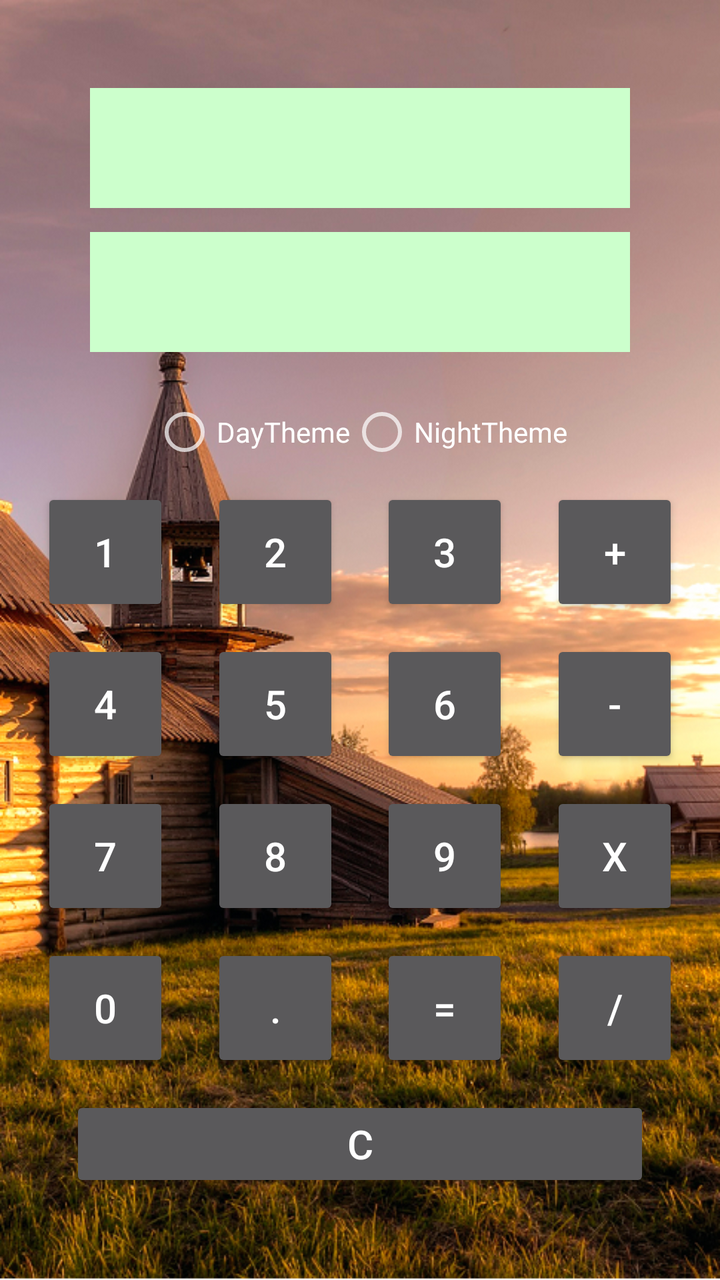
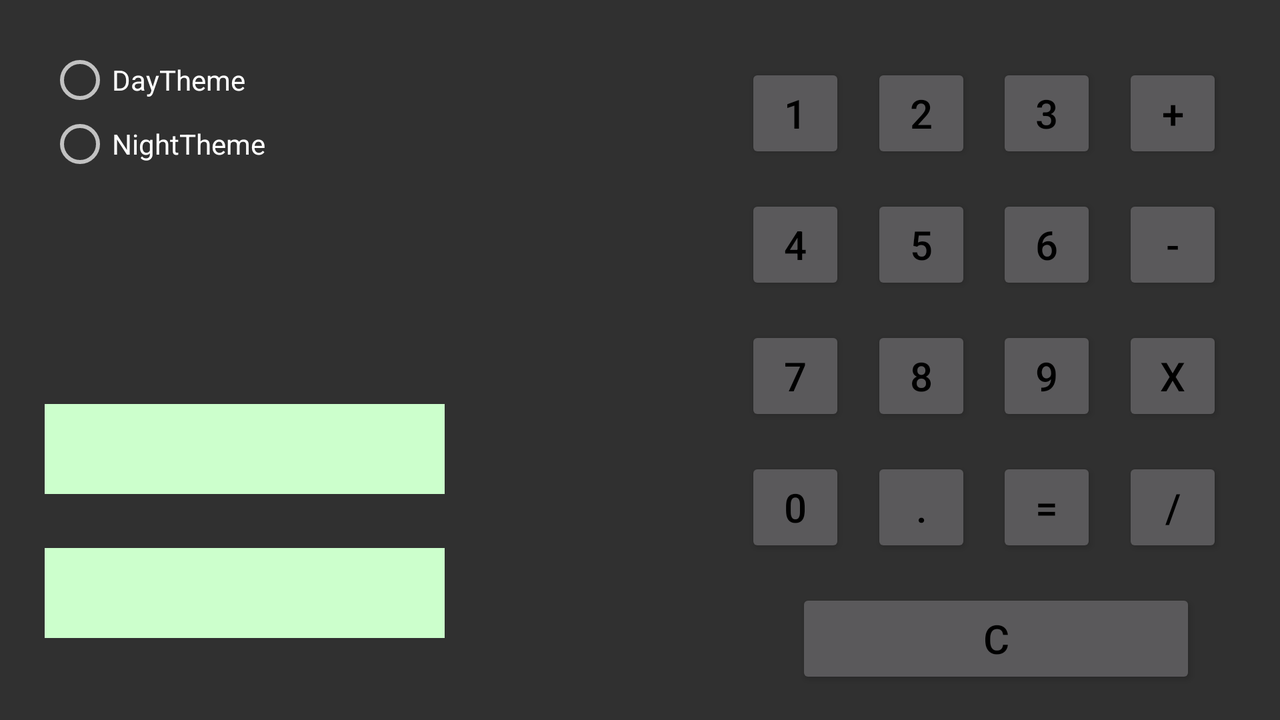

Two renders of one Android screen. The first uses the default layout on a phone; the second uses the alternative layout the repository ships for a different screen configuration, on a matching device. The two XML files are below.
<!-- AndroidManifest.xml: application theme Theme.Design.NoActionBar -->
<!-- res/layout/activity_main.xml -->
<?xml version="1.0" encoding="utf-8"?>
<androidx.constraintlayout.widget.ConstraintLayout xmlns:android="http://schemas.android.com/apk/res/android"
    xmlns:app="http://schemas.android.com/apk/res-auto"
    xmlns:tools="http://schemas.android.com/tools"
    android:layout_width="match_parent"
    android:layout_height="match_parent"
    android:background="@drawable/kizhi"
    tools:context=".MainActivity">


    <TextView
        android:id="@+id/calcDisplayInput"
        android:layout_width="270dp"
        android:layout_height="60dp"
        android:layout_marginTop="32dp"
        android:background="#CCFFCC"
        android:gravity="end|bottom"
        android:textSize="@dimen/displayTextSize"
        app:layout_constraintBottom_toTopOf="@+id/calcDisplayResult"
        app:layout_constraintEnd_toEndOf="parent"
        app:layout_constraintStart_toStartOf="parent"
        app:layout_constraintTop_toTopOf="parent"
        app:layout_constraintVertical_bias="0.52"
        />

    <androidx.appcompat.widget.AppCompatButton
        android:id="@+id/buttonMinus"
        android:layout_width="@dimen/buttonSize"
        android:layout_height="@dimen/buttonSize"
        android:text="@string/buttonMinus"
        android:textSize="@dimen/ButtonTextSize"
        app:layout_constraintBottom_toTopOf="@+id/buttonUmnozh"
        app:layout_constraintEnd_toEndOf="parent"
        app:layout_constraintHorizontal_bias="0.5"
        app:layout_constraintStart_toEndOf="@+id/button6"
        app:layout_constraintTop_toBottomOf="@+id/buttonPlus" />

    <androidx.appcompat.widget.AppCompatButton
        android:id="@+id/button8"
        android:layout_width="@dimen/buttonSize"
        android:layout_height="@dimen/buttonSize"
        android:text="@string/button8"
        android:textSize="@dimen/ButtonTextSize"
        app:layout_constraintBottom_toTopOf="@+id/buttonDot"
        app:layout_constraintEnd_toStartOf="@+id/button9"
        app:layout_constraintHorizontal_bias="0.5"
        app:layout_constraintStart_toEndOf="@+id/button7"
        app:layout_constraintTop_toBottomOf="@+id/button5" />

    <androidx.appcompat.widget.AppCompatButton
        android:id="@+id/buttonDelenie"
        android:layout_width="@dimen/buttonSize"
        android:layout_height="@dimen/buttonSize"
        android:text="@string/buttonDelenie"
        android:textSize="@dimen/ButtonTextSize"
        app:layout_constraintBottom_toTopOf="@+id/buttonSbros"
        app:layout_constraintEnd_toEndOf="parent"
        app:layout_constraintHorizontal_bias="0.5"
        app:layout_constraintStart_toEndOf="@+id/buttonRavno"
        app:layout_constraintTop_toBottomOf="@+id/buttonUmnozh" />

    <androidx.appcompat.widget.AppCompatButton
        android:id="@+id/button1"
        android:layout_width="@dimen/buttonSize"
        android:layout_height="@dimen/buttonSize"
        android:layout_marginTop="56dp"
        android:text="@string/button1"
        android:textSize="@dimen/ButtonTextSize"
        app:layout_constraintBottom_toTopOf="@+id/button4"
        app:layout_constraintEnd_toStartOf="@+id/button2"
        app:layout_constraintHorizontal_bias="0.5"
        app:layout_constraintStart_toStartOf="parent"
        app:layout_constraintTop_toBottomOf="@+id/calcDisplayResult" />

    <androidx.appcompat.widget.AppCompatButton
        android:id="@+id/buttonSbros"
        android:layout_width="290dp"
        android:layout_height="wrap_content"
        android:layout_marginBottom="32dp"
        android:text="@string/buttonSbros"
        android:textSize="@dimen/ButtonTextSize"
        app:layout_constraintBottom_toBottomOf="parent"
        app:layout_constraintEnd_toEndOf="parent"
        app:layout_constraintStart_toStartOf="parent"
        app:layout_constraintTop_toBottomOf="@+id/buttonDelenie" />

    <androidx.appcompat.widget.AppCompatButton
        android:id="@+id/buttonUmnozh"
        android:layout_width="@dimen/buttonSize"
        android:layout_height="@dimen/buttonSize"
        android:text="@string/buttonUmnozh"
        android:textSize="@dimen/ButtonTextSize"
        app:layout_constraintBottom_toTopOf="@+id/buttonDelenie"
        app:layout_constraintEnd_toEndOf="parent"
        app:layout_constraintHorizontal_bias="0.5"
        app:layout_constraintStart_toEndOf="@+id/button9"
        app:layout_constraintTop_toBottomOf="@+id/buttonMinus" />

    <androidx.appcompat.widget.AppCompatButton
        android:id="@+id/button2"
        android:layout_width="@dimen/buttonSize"
        android:layout_height="@dimen/buttonSize"
        android:layout_marginTop="56dp"
        android:text="@string/button2"
        android:textSize="@dimen/ButtonTextSize"
        app:layout_constraintBottom_toTopOf="@+id/button5"
        app:layout_constraintEnd_toStartOf="@+id/button3"
        app:layout_constraintHorizontal_bias="0.5"
        app:layout_constraintStart_toEndOf="@+id/button1"
        app:layout_constraintTop_toBottomOf="@+id/calcDisplayResult" />

    <androidx.appcompat.widget.AppCompatButton
        android:id="@+id/button0"
        android:layout_width="@dimen/buttonSize"
        android:layout_height="@dimen/buttonSize"
        android:text="@string/button0"
        android:textSize="@dimen/ButtonTextSize"
        app:layout_constraintBottom_toTopOf="@+id/buttonSbros"
        app:layout_constraintEnd_toStartOf="@+id/buttonDot"
        app:layout_constraintHorizontal_bias="0.5"
        app:layout_constraintStart_toStartOf="parent"
        app:layout_constraintTop_toBottomOf="@+id/button7" />

    <androidx.appcompat.widget.AppCompatButton
        android:id="@+id/button4"
        android:layout_width="@dimen/buttonSize"
        android:layout_height="@dimen/buttonSize"
        android:text="@string/button4"
        android:textSize="@dimen/ButtonTextSize"
        app:layout_constraintBottom_toTopOf="@+id/button7"
        app:layout_constraintEnd_toStartOf="@+id/button5"
        app:layout_constraintHorizontal_bias="0.5"
        app:layout_constraintStart_toStartOf="parent"
        app:layout_constraintTop_toBottomOf="@+id/button1" />

    <androidx.appcompat.widget.AppCompatButton
        android:id="@+id/button9"
        android:layout_width="@dimen/buttonSize"
        android:layout_height="@dimen/buttonSize"
        android:text="@string/button9"
        android:textSize="@dimen/ButtonTextSize"
        app:layout_constraintBottom_toTopOf="@+id/buttonRavno"
        app:layout_constraintEnd_toStartOf="@+id/buttonUmnozh"
        app:layout_constraintHorizontal_bias="0.5"
        app:layout_constraintStart_toEndOf="@+id/button8"
        app:layout_constraintTop_toBottomOf="@+id/button6" />

    <androidx.appcompat.widget.AppCompatButton
        android:id="@+id/button5"
        android:layout_width="@dimen/buttonSize"
        android:layout_height="@dimen/buttonSize"
        android:text="@string/button5"
        android:textSize="@dimen/ButtonTextSize"
        app:layout_constraintBottom_toTopOf="@+id/button8"
        app:layout_constraintEnd_toStartOf="@+id/button6"
        app:layout_constraintHorizontal_bias="0.5"
        app:layout_constraintStart_toEndOf="@+id/button4"
        app:layout_constraintTop_toBottomOf="@+id/button2" />

    <TextView
        android:id="@+id/calcDisplayResult"
        android:layout_width="270dp"
        android:layout_height="60dp"
        android:background="#CCFFCC"
        android:gravity="end|bottom"
        android:textColor="@color/black"
        android:textSize="@dimen/displayTextSize"
        app:layout_constraintBottom_toTopOf="@+id/buttonPlus"
        app:layout_constraintEnd_toEndOf="parent"
        app:layout_constraintStart_toStartOf="parent"
        app:layout_constraintTop_toBottomOf="@+id/calcDisplayInput" />

    <androidx.appcompat.widget.AppCompatButton
        android:id="@+id/button3"
        android:layout_width="@dimen/buttonSize"
        android:layout_height="@dimen/buttonSize"
        android:layout_marginTop="56dp"
        android:text="@string/button3"
        android:textSize="@dimen/ButtonTextSize"
        app:layout_constraintBottom_toTopOf="@+id/button6"
        app:layout_constraintEnd_toStartOf="@+id/buttonPlus"
        app:layout_constraintHorizontal_bias="0.5"
        app:layout_constraintStart_toEndOf="@+id/button2"
        app:layout_constraintTop_toBottomOf="@+id/calcDisplayResult" />

    <androidx.appcompat.widget.AppCompatButton
        android:id="@+id/buttonRavno"
        android:layout_width="@dimen/buttonSize"
        android:layout_height="@dimen/buttonSize"
        android:text="@string/buttonRavno"
        android:textSize="@dimen/ButtonTextSize"
        app:layout_constraintBottom_toTopOf="@+id/buttonSbros"
        app:layout_constraintEnd_toStartOf="@+id/buttonDelenie"
        app:layout_constraintHorizontal_bias="0.5"
        app:layout_constraintStart_toEndOf="@+id/buttonDot"
        app:layout_constraintTop_toBottomOf="@+id/button9" />

    <androidx.appcompat.widget.AppCompatButton
        android:id="@+id/buttonPlus"
        android:layout_width="@dimen/buttonSize"
        android:layout_height="@dimen/buttonSize"
        android:layout_marginTop="56dp"
        android:text="@string/buttonPlus"
        android:textSize="@dimen/ButtonTextSize"
        app:layout_constraintBottom_toTopOf="@+id/buttonMinus"
        app:layout_constraintEnd_toEndOf="parent"
        app:layout_constraintHorizontal_bias="0.5"
        app:layout_constraintStart_toEndOf="@+id/button3"
        app:layout_constraintTop_toBottomOf="@+id/calcDisplayResult" />

    <androidx.appcompat.widget.AppCompatButton
        android:id="@+id/button6"
        android:layout_width="@dimen/buttonSize"
        android:layout_height="@dimen/buttonSize"
        android:text="@string/button6"
        android:textSize="@dimen/ButtonTextSize"
        app:layout_constraintBottom_toTopOf="@+id/button9"
        app:layout_constraintEnd_toStartOf="@+id/buttonMinus"
        app:layout_constraintHorizontal_bias="0.5"
        app:layout_constraintStart_toEndOf="@+id/button5"
        app:layout_constraintTop_toBottomOf="@+id/button3" />

    <androidx.appcompat.widget.AppCompatButton
        android:id="@+id/button7"
        android:layout_width="@dimen/buttonSize"
        android:layout_height="@dimen/buttonSize"
        android:text="@string/button7"
        android:textSize="@dimen/ButtonTextSize"
        app:layout_constraintBottom_toTopOf="@+id/button0"
        app:layout_constraintEnd_toStartOf="@+id/button8"
        app:layout_constraintHorizontal_bias="0.5"
        app:layout_constraintStart_toStartOf="parent"
        app:layout_constraintTop_toBottomOf="@+id/button4" />

    <androidx.appcompat.widget.AppCompatButton
        android:id="@+id/buttonDot"
        android:layout_width="@dimen/buttonSize"
        android:layout_height="@dimen/buttonSize"
        android:text="@string/buttonDot"
        android:textSize="@dimen/ButtonTextSize"
        app:layout_constraintBottom_toTopOf="@+id/buttonSbros"
        app:layout_constraintEnd_toStartOf="@+id/buttonRavno"
        app:layout_constraintHorizontal_bias="0.5"
        app:layout_constraintStart_toEndOf="@+id/button0"
        app:layout_constraintTop_toBottomOf="@+id/button8" />

    <RadioGroup
        android:id="@+id/radioGroup"
        android:layout_width="wrap_content"
        android:layout_height="wrap_content"
        android:layout_marginTop="24dp"
        android:orientation="horizontal"
        app:layout_constraintEnd_toEndOf="parent"
        app:layout_constraintStart_toStartOf="parent"
        app:layout_constraintTop_toBottomOf="@+id/calcDisplayResult">

        <RadioButton
            android:id="@+id/dayThemeRadio"
            android:layout_width="match_parent"
            android:layout_height="wrap_content"
            android:text="DayTheme"
            android:textSize="14sp" />

        <RadioButton
            android:id="@+id/nightThemeRadio"
            android:layout_width="match_parent"
            android:layout_height="wrap_content"
            android:text="NightTheme"
            android:textSize="14sp" />
    </RadioGroup>


</androidx.constraintlayout.widget.ConstraintLayout>
<!-- resources referenced by this layout -->
<resources>
  <color name="black">#FF000000</color>
  <dimen name="ButtonTextSize">20sp</dimen>
  <dimen name="buttonSize">64dp</dimen>
  <dimen name="displayTextSize">40dp</dimen>
  <!-- drawable kizhi: png bitmap (drawable, 746864 bytes) -->
  <string name="button0">0</string>
  <string name="button1">1</string>
  <string name="button2">2</string>
  <string name="button3">3</string>
  <string name="button4">4</string>
  <string name="button5">5</string>
  <string name="button6">6</string>
  <string name="button7">7</string>
  <string name="button8">8</string>
  <string name="button9">9</string>
  <string name="buttonDelenie">/</string>
  <string name="buttonDot">.</string>
  <string name="buttonMinus">-</string>
  <string name="buttonPlus">+</string>
  <string name="buttonRavno">=</string>
  <string name="buttonSbros">C</string>
  <string name="buttonUmnozh">x</string>
</resources>
<!-- res/layout-land/activity_main.xml (the author's variant of the layout above) -->
<!-- drawn on the phone turned sideways -->
<?xml version="1.0" encoding="utf-8"?>
<androidx.constraintlayout.widget.ConstraintLayout xmlns:android="http://schemas.android.com/apk/res/android"
    xmlns:app="http://schemas.android.com/apk/res-auto"
    xmlns:tools="http://schemas.android.com/tools"
    android:layout_width="match_parent"
    android:layout_height="match_parent"
    android:background="@drawable/kizhilandscape"
    tools:context=".MainActivity">


    <TextView
        android:id="@+id/calcDisplayInput"
        android:layout_width="200dp"
        android:layout_height="45dp"
        android:layout_marginStart="8dp"
        android:layout_marginBottom="14dp"
        android:background="#CCFFCC"
        android:gravity="end|bottom"
        android:textColor="@color/black"
        android:textSize="@dimen/displayTextSize"
        app:layout_constraintBottom_toBottomOf="parent"
        app:layout_constraintEnd_toStartOf="@+id/button0"
        app:layout_constraintHorizontal_bias="0.087"
        app:layout_constraintStart_toStartOf="parent"
        app:layout_constraintTop_toBottomOf="@+id/calcDisplayResult" />

    <Button
        android:id="@+id/button1"
        android:layout_width="50dp"
        android:layout_height="50dp"
        android:layout_marginStart="360dp"
        android:layout_marginTop="16dp"
        android:text="@string/button1"
        android:textColor="@color/black"
        android:textSize="@dimen/ButtonTextSize"
        app:layout_constraintBottom_toTopOf="@+id/button4"
        app:layout_constraintEnd_toStartOf="@+id/button2"
        app:layout_constraintHorizontal_bias="0.5"
        app:layout_constraintStart_toStartOf="parent"
        app:layout_constraintTop_toTopOf="parent" />

    <Button
        android:id="@+id/buttonPlus"
        android:layout_width="50dp"
        android:layout_height="50dp"
        android:layout_marginTop="16dp"
        android:layout_marginEnd="16dp"
        android:text="@string/buttonPlus"
        android:textColor="@color/black"
        android:textSize="@dimen/ButtonTextSize"
        app:layout_constraintBottom_toTopOf="@+id/buttonMinus"
        app:layout_constraintEnd_toEndOf="parent"
        app:layout_constraintHorizontal_bias="0.5"
        app:layout_constraintStart_toEndOf="@+id/button3"
        app:layout_constraintTop_toTopOf="parent" />

    <Button
        android:id="@+id/button5"
        android:layout_width="50dp"
        android:layout_height="50dp"
        android:text="@string/button5"
        android:textColor="@color/black"
        android:textSize="@dimen/ButtonTextSize"
        app:layout_constraintBottom_toTopOf="@+id/button8"
        app:layout_constraintEnd_toStartOf="@+id/button6"
        app:layout_constraintHorizontal_bias="0.5"
        app:layout_constraintStart_toEndOf="@+id/button4"
        app:layout_constraintTop_toBottomOf="@+id/button2" />

    <Button
        android:id="@+id/button9"
        android:layout_width="50dp"
        android:layout_height="50dp"
        android:text="@string/button9"
        android:textColor="@color/black"
        android:textSize="@dimen/ButtonTextSize"
        app:layout_constraintBottom_toTopOf="@+id/buttonRavno"
        app:layout_constraintEnd_toStartOf="@+id/buttonUmnozh"
        app:layout_constraintHorizontal_bias="0.5"
        app:layout_constraintStart_toEndOf="@+id/button8"
        app:layout_constraintTop_toBottomOf="@+id/button6" />

    <Button
        android:id="@+id/button3"
        android:layout_width="50dp"
        android:layout_height="50dp"
        android:layout_marginTop="16dp"
        android:text="@string/button3"
        android:textColor="@color/black"
        android:textSize="@dimen/ButtonTextSize"
        app:layout_constraintBottom_toTopOf="@+id/button6"
        app:layout_constraintEnd_toStartOf="@+id/buttonPlus"
        app:layout_constraintHorizontal_bias="0.5"
        app:layout_constraintStart_toEndOf="@+id/button2"
        app:layout_constraintTop_toTopOf="parent" />

    <Button
        android:id="@+id/button0"
        android:layout_width="50dp"
        android:layout_height="50dp"
        android:layout_marginStart="360dp"
        android:text="@string/button0"
        android:textColor="@color/black"
        android:textSize="@dimen/ButtonTextSize"
        app:layout_constraintBottom_toTopOf="@+id/buttonSbros"
        app:layout_constraintEnd_toStartOf="@+id/buttonDot"
        app:layout_constraintHorizontal_bias="0.5"
        app:layout_constraintStart_toStartOf="parent"
        app:layout_constraintTop_toBottomOf="@+id/button7" />

    <Button
        android:id="@+id/button8"
        android:layout_width="50dp"
        android:layout_height="50dp"
        android:text="@string/button8"
        android:textColor="@color/black"
        android:textSize="@dimen/ButtonTextSize"
        app:layout_constraintBottom_toTopOf="@+id/buttonDot"
        app:layout_constraintEnd_toStartOf="@+id/button9"
        app:layout_constraintHorizontal_bias="0.5"
        app:layout_constraintStart_toEndOf="@+id/button7"
        app:layout_constraintTop_toBottomOf="@+id/button5" />

    <Button
        android:id="@+id/button4"
        android:layout_width="50dp"
        android:layout_height="50dp"
        android:layout_marginStart="360dp"
        android:text="@string/button4"
        android:textColor="@color/black"
        android:textSize="@dimen/ButtonTextSize"
        app:layout_constraintBottom_toTopOf="@+id/button7"
        app:layout_constraintEnd_toStartOf="@+id/button5"
        app:layout_constraintHorizontal_bias="0.5"
        app:layout_constraintStart_toStartOf="parent"
        app:layout_constraintTop_toBottomOf="@+id/button1" />

    <Button
        android:id="@+id/button6"
        android:layout_width="50dp"
        android:layout_height="50dp"
        android:text="@string/button6"
        android:textColor="@color/black"
        android:textSize="@dimen/ButtonTextSize"
        app:layout_constraintBottom_toTopOf="@+id/button9"
        app:layout_constraintEnd_toStartOf="@+id/buttonMinus"
        app:layout_constraintHorizontal_bias="0.5"
        app:layout_constraintStart_toEndOf="@+id/button5"
        app:layout_constraintTop_toBottomOf="@+id/button3" />

    <Button
        android:id="@+id/buttonRavno"
        android:layout_width="50dp"
        android:layout_height="50dp"
        android:text="@string/buttonRavno"
        android:textColor="@color/black"
        android:textSize="@dimen/ButtonTextSize"
        app:layout_constraintBottom_toTopOf="@+id/buttonSbros"
        app:layout_constraintEnd_toStartOf="@+id/buttonDelenie"
        app:layout_constraintHorizontal_bias="0.5"
        app:layout_constraintStart_toEndOf="@+id/buttonDot"
        app:layout_constraintTop_toBottomOf="@+id/button9" />

    <Button
        android:id="@+id/buttonMinus"
        android:layout_width="50dp"
        android:layout_height="50dp"
        android:layout_marginEnd="16dp"
        android:text="@string/buttonMinus"
        android:textColor="@color/black"
        android:textSize="@dimen/ButtonTextSize"
        app:layout_constraintBottom_toTopOf="@+id/buttonUmnozh"
        app:layout_constraintEnd_toEndOf="parent"
        app:layout_constraintHorizontal_bias="0.5"
        app:layout_constraintStart_toEndOf="@+id/button6"
        app:layout_constraintTop_toBottomOf="@+id/buttonPlus" />

    <Button
        android:id="@+id/button2"
        android:layout_width="50dp"
        android:layout_height="50dp"
        android:layout_marginTop="16dp"
        android:text="@string/button2"
        android:textColor="@color/black"
        android:textSize="@dimen/ButtonTextSize"
        app:layout_constraintBottom_toTopOf="@+id/button5"
        app:layout_constraintEnd_toStartOf="@+id/button3"
        app:layout_constraintHorizontal_bias="0.5"
        app:layout_constraintStart_toEndOf="@+id/button1"
        app:layout_constraintTop_toTopOf="parent" />

    <Button
        android:id="@+id/buttonDelenie"
        android:layout_width="50dp"
        android:layout_height="50dp"
        android:layout_marginEnd="16dp"
        android:text="@string/buttonDelenie"
        android:textColor="@color/black"
        android:textSize="@dimen/ButtonTextSize"
        app:layout_constraintBottom_toTopOf="@+id/buttonSbros"
        app:layout_constraintEnd_toEndOf="parent"
        app:layout_constraintHorizontal_bias="0.5"
        app:layout_constraintStart_toEndOf="@+id/buttonRavno"
        app:layout_constraintTop_toBottomOf="@+id/buttonUmnozh" />

    <Button
        android:id="@+id/buttonDot"
        android:layout_width="50dp"
        android:layout_height="50dp"
        android:text="@string/buttonDot"
        android:textColor="@color/black"
        android:textSize="@dimen/ButtonTextSize"
        app:layout_constraintBottom_toTopOf="@+id/buttonSbros"
        app:layout_constraintEnd_toStartOf="@+id/buttonRavno"
        app:layout_constraintHorizontal_bias="0.5"
        app:layout_constraintStart_toEndOf="@+id/button0"
        app:layout_constraintTop_toBottomOf="@+id/button8" />

    <Button
        android:id="@+id/button7"
        android:layout_width="50dp"
        android:layout_height="50dp"
        android:layout_marginStart="360dp"
        android:text="@string/button7"
        android:textColor="@color/black"
        android:textSize="@dimen/ButtonTextSize"
        app:layout_constraintBottom_toTopOf="@+id/button0"
        app:layout_constraintEnd_toStartOf="@+id/button8"
        app:layout_constraintHorizontal_bias="0.5"
        app:layout_constraintStart_toStartOf="parent"
        app:layout_constraintTop_toBottomOf="@+id/button4" />

    <Button
        android:id="@+id/buttonUmnozh"
        android:layout_width="50dp"
        android:layout_height="50dp"
        android:layout_marginEnd="16dp"
        android:text="@string/buttonUmnozh"
        android:textColor="@color/black"
        android:textSize="@dimen/ButtonTextSize"
        app:layout_constraintBottom_toTopOf="@+id/buttonDelenie"
        app:layout_constraintEnd_toEndOf="parent"
        app:layout_constraintHorizontal_bias="0.5"
        app:layout_constraintStart_toEndOf="@+id/button9"
        app:layout_constraintTop_toBottomOf="@+id/buttonMinus" />

    <Button
        android:id="@+id/buttonSbros"
        android:layout_width="200dp"
        android:layout_height="50dp"
        android:layout_marginStart="399dp"
        android:layout_marginEnd="43dp"
        android:text="@string/buttonSbros"
        android:textColor="@color/black"
        android:textSize="@dimen/ButtonTextSize"
        app:layout_constraintBottom_toBottomOf="parent"
        app:layout_constraintEnd_toEndOf="parent"
        app:layout_constraintStart_toStartOf="parent"
        app:layout_constraintTop_toBottomOf="@+id/buttonRavno" />

    <TextView
        android:id="@+id/calcDisplayResult"
        android:layout_width="200dp"
        android:layout_height="45dp"
        android:layout_marginStart="8dp"
        android:layout_marginTop="175dp"
        android:background="#CCFFCC"
        android:gravity="end|bottom"
        android:textColor="@color/black"
        android:textSize="@dimen/displayTextSize"
        app:layout_constraintBottom_toTopOf="@+id/calcDisplayInput"
        app:layout_constraintEnd_toStartOf="@+id/button7"
        app:layout_constraintHorizontal_bias="0.087"
        app:layout_constraintStart_toStartOf="parent"
        app:layout_constraintTop_toTopOf="parent" />

    <RadioGroup
        android:id="@+id/radioGroup"
        android:layout_width="wrap_content"
        android:layout_height="wrap_content"
        android:layout_marginStart="24dp"
        android:layout_marginTop="24dp"
        android:orientation="vertical"
        app:layout_constraintStart_toStartOf="parent"
        app:layout_constraintTop_toTopOf="parent">

        <com.google.android.material.radiobutton.MaterialRadioButton
            android:id="@+id/dayThemeRadio"
            android:layout_width="match_parent"
            android:layout_height="wrap_content"
            android:text="@string/daytheme"
            android:textSize="14sp" />

        <com.google.android.material.radiobutton.MaterialRadioButton
            android:id="@+id/nightThemeRadio"
            android:layout_width="match_parent"
            android:layout_height="wrap_content"
            android:text="@string/nighttheme"
            android:textSize="14sp" />
    </RadioGroup>


</androidx.constraintlayout.widget.ConstraintLayout>
<!-- resources referenced by the variant -->
<!-- as the phone turned sideways resolves them -->
<resources>
  <color name="black">#FF000000</color>
  <dimen name="ButtonTextSize">20sp</dimen>
  <dimen name="displayTextSize">40dp</dimen>
  <string name="button0">0</string>
  <string name="button1">1</string>
  <string name="button2">2</string>
  <string name="button3">3</string>
  <string name="button4">4</string>
  <string name="button5">5</string>
  <string name="button6">6</string>
  <string name="button7">7</string>
  <string name="button8">8</string>
  <string name="button9">9</string>
  <string name="buttonDelenie">/</string>
  <string name="buttonDot">.</string>
  <string name="buttonMinus">-</string>
  <string name="buttonPlus">+</string>
  <string name="buttonRavno">=</string>
  <string name="buttonSbros">C</string>
  <string name="buttonUmnozh">x</string>
  <string name="daytheme">DayTheme</string>
  <string name="nighttheme">NightTheme</string>
</resources>
